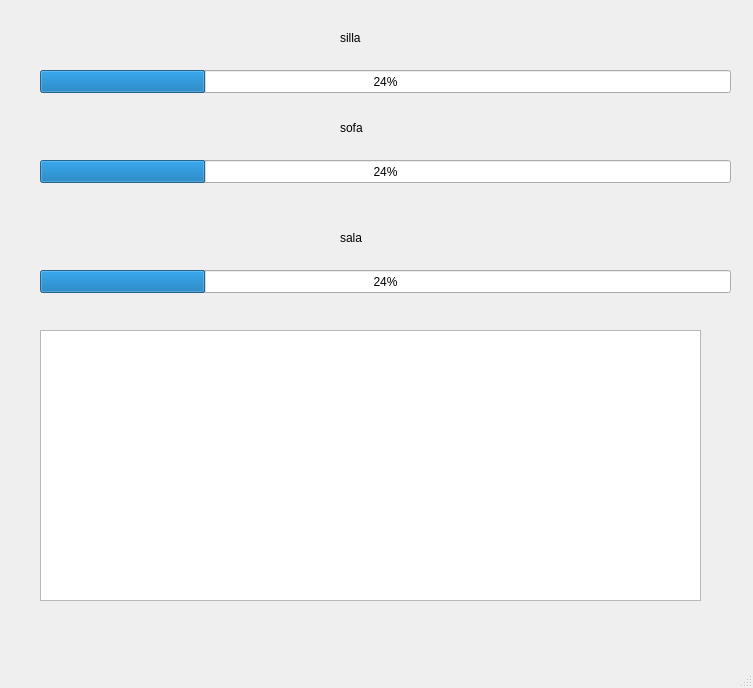
<?xml version="1.0" encoding="UTF-8"?>
<ui version="4.0">
 <class>MainWindow</class>
 <widget class="QMainWindow" name="MainWindow">
  <property name="geometry">
   <rect>
    <x>0</x>
    <y>0</y>
    <width>753</width>
    <height>688</height>
   </rect>
  </property>
  <property name="windowTitle">
   <string>MainWindow</string>
  </property>
  <widget class="QWidget" name="centralwidget">
   <widget class="QProgressBar" name="s_barra">
    <property name="geometry">
     <rect>
      <x>40</x>
      <y>70</y>
      <width>691</width>
      <height>23</height>
     </rect>
    </property>
    <property name="value">
     <number>24</number>
    </property>
   </widget>
   <widget class="QProgressBar" name="so_barra">
    <property name="geometry">
     <rect>
      <x>40</x>
      <y>160</y>
      <width>691</width>
      <height>23</height>
     </rect>
    </property>
    <property name="value">
     <number>24</number>
    </property>
   </widget>
   <widget class="QProgressBar" name="sal_barra">
    <property name="geometry">
     <rect>
      <x>40</x>
      <y>270</y>
      <width>691</width>
      <height>23</height>
     </rect>
    </property>
    <property name="value">
     <number>24</number>
    </property>
   </widget>
   <widget class="QLabel" name="salas">
    <property name="geometry">
     <rect>
      <x>340</x>
      <y>230</y>
      <width>55</width>
      <height>16</height>
     </rect>
    </property>
    <property name="text">
     <string>sala</string>
    </property>
   </widget>
   <widget class="QLabel" name="sofas">
    <property name="geometry">
     <rect>
      <x>340</x>
      <y>120</y>
      <width>55</width>
      <height>16</height>
     </rect>
    </property>
    <property name="text">
     <string>sofa</string>
    </property>
   </widget>
   <widget class="QLabel" name="sillas">
    <property name="geometry">
     <rect>
      <x>340</x>
      <y>30</y>
      <width>55</width>
      <height>16</height>
     </rect>
    </property>
    <property name="text">
     <string>silla</string>
    </property>
   </widget>
   <widget class="QListWidget" name="listWidget">
    <property name="geometry">
     <rect>
      <x>40</x>
      <y>330</y>
      <width>661</width>
      <height>271</height>
     </rect>
    </property>
   </widget>
  </widget>
  <widget class="QMenuBar" name="menubar">
   <property name="geometry">
    <rect>
     <x>0</x>
     <y>0</y>
     <width>753</width>
     <height>26</height>
    </rect>
   </property>
  </widget>
  <widget class="QStatusBar" name="statusbar"/>
 </widget>
 <resources/>
 <connections/>
</ui>
